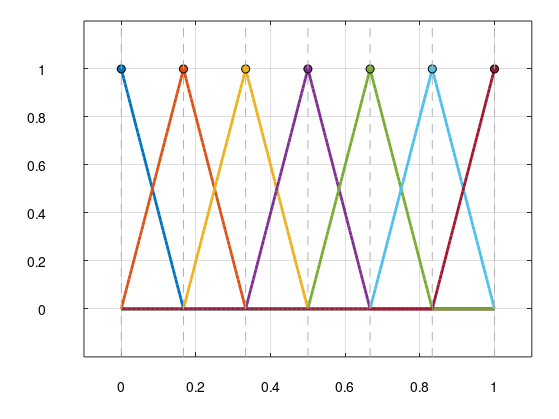

Write MATLAB code to recreate this figure.
clear; clc; close all;

L = 1;
num_elementos = 6;
p = 1;

num_nodos = num_elementos * p + 1;
x_nodos = linspace(0, L, num_nodos);
colores = lines(num_nodos);

figure;
% --- AUMENTAMOS LOS MÁRGENES DE LA FIGURA ---
% [izquierda, abajo, ancho, alto] - Dejamos un 15% de margen por la izq y abajo
set(gca, 'Position', [0.15 0.15 0.8 0.8]);
% --------------------------------------------

hold on; grid on;
axis([-0.1 L+0.1 -0.2 1.2]);
box on; % Mantiene el contorno cerrado

% --- BLOQUE PARA DESPLAZAR LOS NÚMEROS DE LOS EJES ---
xticks_vals = linspace(0, L, 6);
yticks_vals = [0 0.2 0.4 0.6 0.8 1];

set(gca, 'XTick', xticks_vals);
set(gca, 'YTick', yticks_vals);
set(gca, 'XTickLabel', []);
set(gca, 'YTickLabel', []);

desplazamiento_y = -0.32; % Ajustado ligeramente para el nuevo margen
desplazamiento_x = -0.2;

for k = 1:length(xticks_vals)
    text(xticks_vals(k), desplazamiento_y, sprintf('%g', xticks_vals(k)), ...
        'HorizontalAlignment', 'center', 'Clipping', 'off');
end

for k = 1:length(yticks_vals)
    text(desplazamiento_x, yticks_vals(k), sprintf('%g', yticks_vals(k)), ...
        'HorizontalAlignment', 'right', 'Clipping', 'off');
end
% -----------------------------------------------------

for i = 1:num_nodos
    valores_nodales = zeros(1, num_nodos);
    valores_nodales(i) = 1;
    x_plot_total = [];
    y_plot_total = [];

    for e = 1:num_elementos
        idx_ini = (e-1)*p + 1;
        idx_fin = e*p + 1;
        indices_locales = idx_ini:idx_fin;
        x_elem = x_nodos(indices_locales);
        y_elem = valores_nodales(indices_locales);

        coeficientes = polyfit(x_elem, y_elem, p);
        xx_elem = linspace(x_elem(1), x_elem(end), 50);
        yy_elem = polyval(coeficientes, xx_elem);

        x_plot_total = [x_plot_total, xx_elem];
        y_plot_total = [y_plot_total, yy_elem];
    end

    plot(x_plot_total, y_plot_total, 'Color', colores(i,:), 'LineWidth', 2);
    plot(x_nodos(i), 1, 'o', 'MarkerFaceColor', colores(i,:), 'MarkerEdgeColor', 'k');
end

for e = 0:num_elementos
    x_borde = e * (L/num_elementos);
    line([x_borde x_borde], [-0.2 1.2], 'Color', [0.7 0.7 0.7], 'LineStyle', '--');
end

hold off;

nombre_archivo = sprintf('bases_fem_p%d.svg', p);
set(gcf, 'PaperPositionMode', 'auto');
print(gcf, nombre_archivo, '-dsvg');
